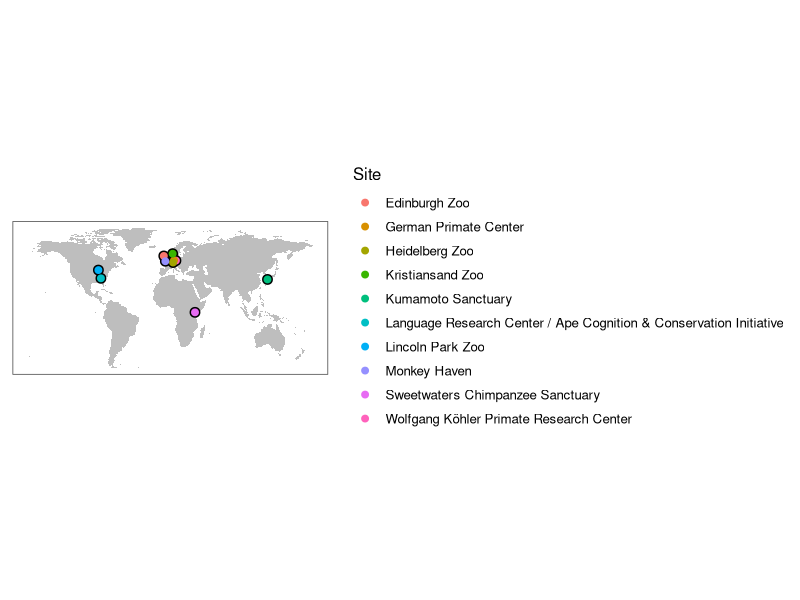

The R script that drew this image:
## ---- chunk 1


library(maps)
library(ggthemes)
library(tidyverse)
library(ggplot2)



## ---- chunk 2

world <- maps::map("world", ".", exact = FALSE, plot = FALSE, fill = TRUE) %>% fortify()

labs <- data.frame(
  lat = c(51.348537, 41.9210919,32.6408466,51.56097030000001,-0.004259,49.415154,55.94232599999999,58.1856575,50.705786,33.75306799999999),
  long = c(12.371651400000019, -87.63399090000001,130.48248009999998,9.952894499999957,36.96367099999998,8.663884000000053,-3.267317999999932,8.144123000000036,-1.2627529999999751,-84.3852819),
  Site = as.factor(c("Wolfgang Köhler Primate Research Center", "Lincoln Park Zoo","Kumamoto Sanctuary","German Primate Center","Sweetwaters Chimpanzee Sanctuary","Heidelberg Zoo", "Edinburgh Zoo", "Kristiansand Zoo", "Monkey Haven","Language Research Center / Ape Cognition & Conservation Initiative")),
  stringsAsFactors = FALSE
  )

map <- ggplot() + geom_polygon(data = world, aes(x=long, y = lat, group = group), fill = "grey") + 
  coord_fixed(1.3)+ 
  geom_point(data = labs, aes(x = long, y = lat), color = "black", size = 3) +
  geom_point(data = labs, aes(x = long, y = lat,color = Site), size = 2)+
  ylim(-55,83.59961)+
  theme_few(base_size =  12)+
  theme(legend.position="right",legend.direction = "vertical",axis.title.x=element_blank(),axis.title.y=element_blank())+
  theme(axis.text.y=element_blank(),axis.ticks.y=element_blank(),axis.text.x=element_blank(),axis.ticks.x=element_blank())

## ---- chunk 3
map
